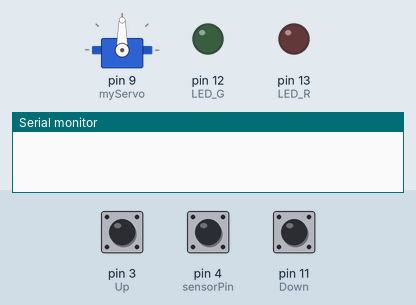
Recording of a sketch running on a simulated Arduino Uno, built with avr-gcc and run on an emulated ATmega328P. Shown: servo, output pins drawn as LEDs (lit = HIGH), the last lines printed to the serial monitor. The test bench sets the inputs (shaded band); at power-on: pin 3 (Up) LOW, pin 11 (Down) LOW, pin 4 (sensorPin) LOW.

Above: at 1.3 s.
1.4 s: pin 3 (Up) pulled HIGH for 0.15 s
At 2.7 s:
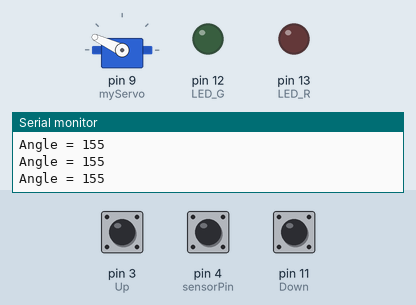
3.6 s: pin 11 (Down) pulled HIGH for 0.15 s
At 5.5 s:
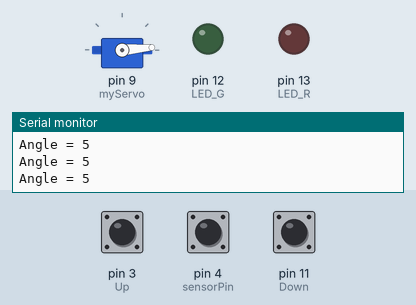
5.8 s: pin 3 (Up) pulled HIGH for 1 s
At 6.2 s:
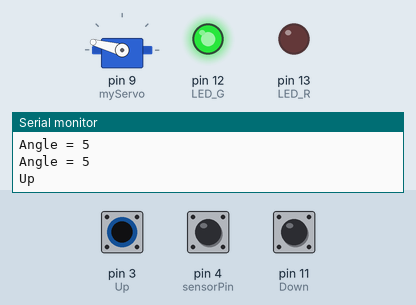
8.3 s: pin 11 (Down) pulled HIGH for 1 s
At 8.8 s:
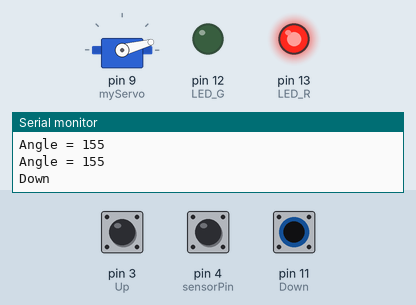
10.8 s: pin 4 (sensorPin) pulsed HIGH 2 times (0.12 s each, 0.3 s apart)
At 11.3 s:
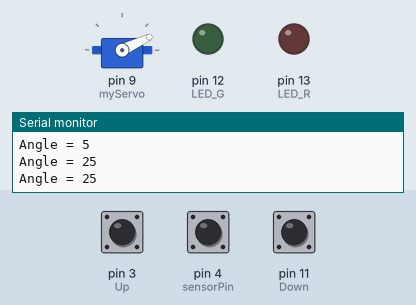
Timing chart, 0 to 13.8 s (numbered marks = the images above; inputs shaded):
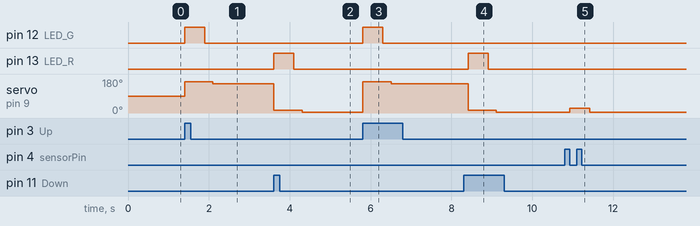

The sketch:

project.ino
```cpp
// 4105054025、鄭琮寶

#include <Servo.h>

#define sensorPin 4
#define ServoPin 9
#define BaudRate 9600

#define toHigh 20
#define fromHigh 73
#define offset 10

#define MaxAngle 165
#define MinAngle 15
#define InitAngle 90

#define Up 3
#define Down 11
#define LED_G 12
#define LED_R 13

Servo myServo;
byte status; // 系統狀態
int adjustVal;
int timeCounter;
unsigned int Time, Time1;
unsigned int Angle = InitAngle;

void setup() {
  Serial.begin(9600);
  myServo.attach(9);
  pinMode(Up, INPUT);
  pinMode(Down, INPUT);
  pinMode(LED_G, OUTPUT);
  pinMode(LED_R, OUTPUT);

  adjustVal = adjust();
  status = 0;

}

void loop() {
  if(digitalRead(Up) && status != 1){ // 角度最大之執行程式
    Serial.println("Up");
    Angle = MaxAngle;

    digitalWrite(LED_G, HIGH); // LED燈亮
    myServo.write(Angle); // 角度轉向
    delay(500);
    digitalWrite(LED_G, LOW); // LED燈暗

    Serial.print("Angle = ");
    Serial.println(Angle, DEC);
    status = 1;

  }else if(digitalRead(Down) && status != 2){ // 角度最小之執行程式
    Serial.println("Down");
    Angle = MinAngle;

    digitalWrite(LED_R, HIGH); // LED燈亮
    myServo.write(Angle); // 角度轉向
    delay(500);
    digitalWrite(LED_R, LOW); // LED燈暗

    Serial.print("Angle = ");
    Serial.println(Angle, DEC);
    status = 2;

  }else if(status != 0){ // 微調
    Angle = MaxAngle * (status == 1) + MinAngle * (status == 2) + adjust(); // 判斷目前之系統狀態來決定要由，MaxAngle或MinAngle調整
    myServo.write(Angle);

    Serial.print("Angle = ");
    Serial.println(Angle, DEC);
  }
  delay(100);

}

int adjust() { // 偵測RCtime支變化來控制，微調伺服機角度
  int adjustAngle;
  Time = RCtime(sensorPin);
  if(max(Time, Time1) - min(Time, Time1) < 6){
    Time = Time1;
  }
  Time1 = Time;
  Time = Time * toHigh / fromHigh;
  adjustAngle = Time - offset;
  if(adjustAngle > toHigh - offset){ // 避免誤差，過範圍則以邊界值為輸出值
    return toHigh - offset;
  }else if(adjustAngle < 0 - offset){
    return 0 - offset;
  }else{
    return adjustAngle;
  }

}

unsigned int RCtime(byte sensPin) { // 與前支程式相同，計算RCtime
  timeCounter = 0;
  pinMode(sensPin, OUTPUT);
  digitalWrite(sensPin, HIGH);
  delay(100); // 充電時間100ms
  pinMode(sensPin, INPUT);
  digitalWrite(sensPin, LOW);
  while (digitalRead(sensPin)){
    timeCounter++;
  }
  return timeCounter;

}
```

Measured:
- after the input at 1.4 s, pin 12 (LED_G): LOW → HIGH at once, → LOW 0.50 s later; servo on pin 9 (myServo): 90° → 165° at once, → 155° 0.70 s later
- after the input at 3.6 s, pin 13 (LED_R): LOW → HIGH at once, → LOW 0.50 s later; servo on pin 9 (myServo): 155° → 15° at once, → 5° 0.70 s later
- after the input at 5.8 s, pin 12 (LED_G): LOW → HIGH at once, → LOW 0.50 s later; servo on pin 9 (myServo): 5° → 165° at once, → 155° 0.70 s later
- after the input at 8.3 s, pin 13 (LED_R): LOW → HIGH after 0.11 s, → LOW 0.50 s later; servo on pin 9 (myServo): 155° → 15° after 0.11 s, → 5° 0.70 s later
- after the input at 10.8 s, servo on pin 9 (myServo): 5° → 25° after 0.12 s, → 5° 0.50 s later
